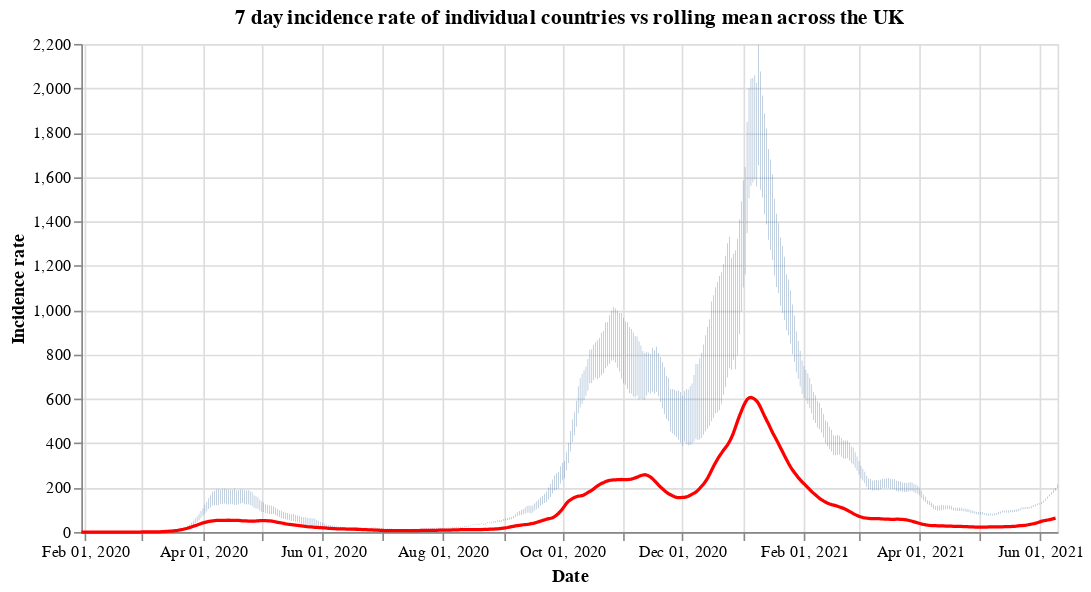

Write notebook code for a chart like this one.
### Code cell
#collapse
countries = uk_cases['areaName'].unique()
countries.sort()

selection = alt.selection_single(
    name='Select',
    fields=['areaName'],
    init={'areaName': 'Wales'},
    bind={'areaName': alt.binding_select(options=countries)}
)

# scatter plot, modify opacity based on selection
bars = alt.Chart(uk_cases).mark_bar().add_selection(
    selection
).encode(
    x=alt.X("yearmonthdate(date):T", axis=alt.Axis(title='Date')),
    y=alt.Y("weeklyCasesRate:Q", axis=alt.Axis(title='Incidence rate')),
    tooltip='weeklyCasesRate:Q',
    opacity=alt.condition(selection, alt.value(1), alt.value(0))
).properties(title=f'7 day incidence rate of individual countries vs rolling mean across the UK', width=600)

line = alt.Chart(overview_cases).mark_line(
    color='red',
    size=2,
).transform_window(
    rolling_mean='mean(weeklyCasesRate)',
    frame=[0, 7]
).encode(
    x='yearmonthdate(date):T',
    y='rolling_mean:Q'
)

alt.layer(bars, line)

### Figure 1 — Vega-Lite specification as saved in the notebook (floating-point values rounded to 4 significant figures; data arrays with more than 128 entries replaced by an {"elided": "..."} marker saying what was removed)
{"config": {"view": {"continuousWidth": 400, "continuousHeight": 300}}, "layer": [{"data": {"name": "data-83e599e889aab89de47f98b1549f6853"}, "mark": "bar", "encoding": {"opacity": {"condition": {"value": 1, "selection": "Select"}, "value": 0}, "tooltip": {"type": "quantitative", "field": "weeklyCasesRate"}, "x": {"type": "temporal", "axis": {"title": "Date"}, "field": "date", "timeUnit": "yearmonthdate"}, "y": {"type": "quantitative", "axis": {"title": "Incidence rate"}, "field": "weeklyCasesRate"}}, "selection": {"Select": {"type": "single", "fields": ["areaName"], "init": {"areaName": "Wales"}, "bind": {"areaName": {"input": "select", "options": ["England", "Northern Ireland", "Scotland", "Wales"]}}}}, "title": "7 day incidence rate of individual countries vs rolling mean across the UK", "width": 600}, {"data": {"name": "data-0f782e4cd7e7169bf1fc0f0f3c6ff127"}, "mark": {"type": "line", "color": "red", "size": 2}, "encoding": {"x": {"type": "temporal", "field": "date", "timeUnit": "yearmonthdate"}, "y": {"type": "quantitative", "field": "rolling_mean"}}, "transform": [{"window": [{"op": "mean", "field": "weeklyCasesRate", "as": "rolling_mean"}], "frame": [0, 7]}]}], "$schema": "https://vega.github.io/schema/vega-lite/v4.8.1.json", "datasets": {"data-83e599e889aab89de47f98b1549f6853": {"elided": "1896 records"}, "data-0f782e4cd7e7169bf1fc0f0f3c6ff127": {"elided": "497 records"}}}
